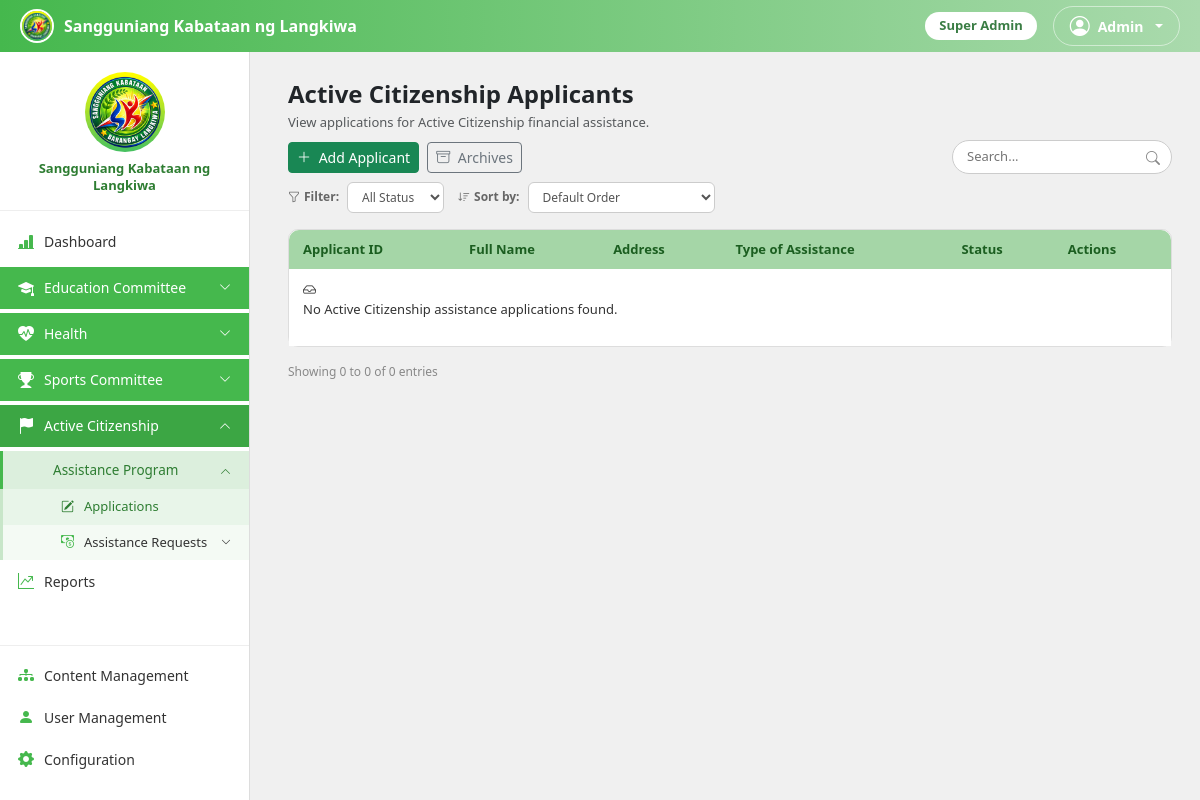
The app's page /admin/ActiveCitizenship/ActiveCitizenshipApplicants.php (signed in) with its own data.
### tables this page shows
CREATE TABLE site_settings (
    id TINYINT PRIMARY KEY DEFAULT 1,
    logo_path VARCHAR(255) NULL,
    about_text TEXT NULL,
    sk_office_address VARCHAR(255) NULL,
    contact_number VARCHAR(40) NULL,
    office_hours VARCHAR(100) NULL,
    site_name VARCHAR(150) NULL,
    tagline VARCHAR(200) NULL,
    welcome_message TEXT NULL,
    email VARCHAR(150) NULL,
    facebook_url VARCHAR(255) NULL,
    terms_conditions TEXT NULL,
    privacy_policy TEXT NULL,
    allow_public_applications TINYINT(1) NOT NULL DEFAULT 1,
    show_announcements TINYINT(1) NOT NULL DEFAULT 1,
    current_academic_year VARCHAR(20) NOT NULL DEFAULT '2025-2026',
    current_semester VARCHAR(20) NOT NULL DEFAULT '2nd Semester',
    requirements_deadline DATE NULL COMMENT 'Cutoff for scholars to submit updated requirements for the current term; set via End Semester or edited manually in Site Settings',
    requirements_open TINYINT(1) NOT NULL DEFAULT 0 COMMENT 'Whether scholars can currently submit updated requirements. Turned on by End Semester (a fresh renewal window for the new term); auto-treated as closed again once requirements_deadline passes',
    default_allowance_amount DECIMAL(10,2) NOT NULL DEFAULT 2000.00,
    activities_required_per_term INT NOT NULL DEFAULT 3
);

CREATE TABLE users (
    user_id INT AUTO_INCREMENT PRIMARY KEY,
    last_name VARCHAR(100) NOT NULL,
    first_name VARCHAR(100) NOT NULL,
    middle_name VARCHAR(100) NULL,
    age INT NULL,
    gender ENUM('Male','Female') NULL,
    email VARCHAR(150) NOT NULL UNIQUE,
    password_hash VARCHAR(255) NOT NULL,
    role ENUM('applicant','scholar','admin','committee_admin','secretary','treasurer') NOT NULL DEFAULT 'applicant',
    position_title VARCHAR(100) NULL,
    profile_photo VARCHAR(255) NULL,
    status ENUM('active','inactive','archived') NOT NULL DEFAULT 'active',
    created_at DATETIME NOT NULL DEFAULT CURRENT_TIMESTAMP,
    archived_at DATETIME NULL
);

CREATE TABLE committees (
    committee_id INT AUTO_INCREMENT PRIMARY KEY,
    code VARCHAR(40) NOT NULL UNIQUE,
    name VARCHAR(150) NOT NULL,
    description VARCHAR(255) NULL,
    icon VARCHAR(60) NULL,
    archived_at DATETIME NULL
);

CREATE TABLE program_tabs (
    tab_id INT AUTO_INCREMENT PRIMARY KEY,
    committee_id INT NOT NULL,
    program_id INT NULL DEFAULT NULL COMMENT 'Links this tab to a catalog entry in programs — NULL for the two built-in tracks (scholarship/assistance)',
    track_code VARCHAR(30) NOT NULL,
    label VARCHAR(100) NOT NULL,
    icon VARCHAR(60) NOT NULL DEFAULT 'bi-hand-holding-heart-fill',
    is_visible TINYINT(1) NOT NULL DEFAULT 1,
    sort_order INT NOT NULL DEFAULT 0,
    max_slots INT NULL DEFAULT NULL COMMENT 'NULL = unlimited slots for this program',
    UNIQUE KEY uniq_committee_track (committee_id, track_code),
    FOREIGN KEY (committee_id) REFERENCES committees(committee_id)
);

### config/forms.php (the view, shortened to what this page needs)
<?php
require_once __DIR__ . '/functions.php';
function getCommitteeIdByCode($code)
{
    global $conn;
    $stmt = $conn->prepare("SELECT committee_id FROM committees WHERE code = ?");
    $stmt->bind_param('s', $code);
    $stmt->execute();
    $row = $stmt->get_result()->fetch_assoc();
    return $row ? (int)$row['committee_id'] : null;
}
function getProgramTabs($committeeId, $onlyVisible = true)
{
    global $conn;
    $sql = "SELECT pt.*, p.assistance_type AS program_assistance_type FROM program_tabs pt LEFT JOIN programs p ON p.program_id = pt.program_id WHERE pt.committee_id = ?" . ($onlyVisible ? " AND pt.is_visible = 1" : "") . " ORDER BY pt.sort_order ASC, pt.tab_id ASC";
    $stmt = $conn->prepare($sql);
    $stmt->bind_param('i', $committeeId);
    $stmt->execute();
    $rows = $stmt->get_result()->fetch_all(MYSQLI_ASSOC);
    $byTrack = [];
    foreach ($rows as $row) {
        $byTrack[$row['track_code']] = $row;
    }
    return $byTrack;
}
function hasFullCommitteeAccess($role)
{
    return $role === 'admin';
}

### config/auth.php (called while the page is built, shortened)
<?php
require_once __DIR__ . '/db.php';
function isLoggedIn()
{
    return isset($_SESSION['user_id']);
}
function currentUser()
{
    return [
        'user_id' => $_SESSION['user_id'],
        'role' => $_SESSION['role'],
        'first_name' => $_SESSION['first_name'],
        'last_name' => $_SESSION['last_name'],
        'email' => $_SESSION['email'],
    ];
}
function syncSession()
{
    global $conn;
    $stmt = $conn->prepare("SELECT role, status, first_name, last_name, email FROM users WHERE user_id = ?");
    $stmt->bind_param('i', $_SESSION['user_id']);
    $stmt->execute();
    $row = $stmt->get_result()->fetch_assoc();
}
function requireRole($roles)
{
    syncSession();
}

### config/forms.php (the view, shortened to what this page needs)
<?php
require_once __DIR__ . '/functions.php';
function getCommitteeIdByCode($code)
{
    global $conn;
    $stmt = $conn->prepare("SELECT committee_id FROM committees WHERE code = ?");
    $stmt->bind_param('s', $code);
    $stmt->execute();
    $row = $stmt->get_result()->fetch_assoc();
    return $row ? (int)$row['committee_id'] : null;
}
function getProgramTabs($committeeId, $onlyVisible = true)
{
    global $conn;
    $sql = "SELECT pt.*, p.assistance_type AS program_assistance_type FROM program_tabs pt LEFT JOIN programs p ON p.program_id = pt.program_id WHERE pt.committee_id = ?" . ($onlyVisible ? " AND pt.is_visible = 1" : "") . " ORDER BY pt.sort_order ASC, pt.tab_id ASC";
    $stmt = $conn->prepare($sql);
    $stmt->bind_param('i', $committeeId);
    $stmt->execute();
    $rows = $stmt->get_result()->fetch_all(MYSQLI_ASSOC);
    $byTrack = [];
    foreach ($rows as $row) {
        $byTrack[$row['track_code']] = $row;
    }
    return $byTrack;
}
function hasFullCommitteeAccess($role)
{
    return $role === 'admin';
}

### includes/adminsidebar.php (shortened to what this page needs)
<?php
require_once __DIR__ . '/../config/forms.php';
$activeLink = $activeLink ?? '';
$adminMe = currentUser();
$isSuperAdmin = hasFullCommitteeAccess($adminMe['role'] ?? '');
$isFullAdmin = ($adminMe['role'] ?? '') === 'admin';
$myCommitteeIds = $isSuperAdmin ? [] : getUserCommitteeIds($adminMe['user_id']);
function committeeAllowed($committeeId)
{
    global $isSuperAdmin, $myCommitteeIds;
    return $isSuperAdmin || in_array((int)$committeeId, $myCommitteeIds, true);
}
$eduCommitteeId = getCommitteeIdByCode('education');
$healthCommitteeId = getCommitteeIdByCode('health');
$sportsCommitteeId = getCommitteeIdByCode('sports');
$citizenshipCommitteeId = getCommitteeIdByCode('active_citizenship');
$healthTabs = getProgramTabs($healthCommitteeId, false);
$sportsTabs = getProgramTabs($sportsCommitteeId, false);
$citizenshipTabs = getProgramTabs($citizenshipCommitteeId, false);
function navActive($name)
{
    global $activeLink;
    return $activeLink === $name ? ' active' : '';
}
function groupExpanded($prefixes)
{
    global $activeLink;
    foreach ((array)$prefixes as $prefix) {
        if (strpos($activeLink, $prefix) === 0) {
            return true;
        }
    }
    return false;
}
?>
<div class="topbar">
    <div class="brand">
        <img src="<?php echo siteLogoUrl(); ?>" alt="Logo">
        <span class="brand-text d-none d-sm-inline"><?php echo e(siteName()); ?></span>
    </div>
    <div class="d-flex align-items-center gap-3">
        <?php $roleBadgeLabels = ['admin' => 'Super Admin', 'committee_admin' => 'Committee Admin', 'secretary' => 'Secretary', 'treasurer' => 'Treasurer']; ?>
        <span class="role-badge d-none d-sm-inline-block"><?php echo e($roleBadgeLabels[$adminMe['role'] ?? ''] ?? ucfirst($adminMe['role'] ?? '')); ?></span>
        <div class="dropdown">
            <a href="#" class="dropdown-toggle d-flex align-items-center gap-2 text-white text-decoration-none border border-white border-opacity-50 rounded-pill px-3 py-1"
                data-bs-toggle="dropdown" style="font-size: 14px; font-weight: 600;">
                <i class="bi bi-person-circle fs-5"></i> <?php echo e($adminMe['first_name'] ?? 'Admin'); ?>
            </a>
        </div>
    </div>
</div>
<div class="sidebar" id="sidebar">
    <div class="logo-wrap">
        <img src="<?php echo siteLogoUrl(); ?>" alt="Logo">
        <p><?php echo e(siteName()); ?></p>
    </div>
    <nav>
        <a href="<?php echo APP_BASE; ?>/admin/AdminDashboard.php" class="nav-link-item<?php echo navActive('AdminDashboard'); ?>"><i class="bi bi-bar-chart-line-fill"></i> Dashboard</a>
        <?php
        $isBaseProgramView = empty($_GET['ptab']);
        ?>
        <?php if (committeeAllowed($eduCommitteeId)): ?>
            <?php
            $eduExpanded = groupExpanded('Education');
            ?>
            <a href="#educationMenu" class="nav-link-item nav-parent" data-bs-toggle="collapse" role="button" aria-expanded="<?php echo $eduExpanded ? 'true' : 'false'; ?>" aria-controls="educationMenu">
                <i class="bi bi-mortarboard-fill"></i> Education Committee
                <i class="bi bi-chevron-down toggle-icon"></i>
            </a>
        <?php endif; ?>
        <?php
        $healthExpanded = groupExpanded('Health');
        ?>
        <?php if (committeeAllowed($healthCommitteeId) && !empty($healthTabs['assistance']['is_visible'])): ?>
            <a href="#healthMenu" class="nav-link-item nav-parent" data-bs-toggle="collapse" role="button" aria-expanded="<?php echo $healthExpanded ? 'true' : 'false'; ?>" aria-controls="healthMenu">
                <i class="bi bi-heart-pulse-fill"></i> Health
                <i class="bi bi-chevron-down toggle-icon"></i>
            </a>
        <?php endif; ?>
        <?php
        $sportsExpanded = groupExpanded('Sports');
        ?>
        <?php if (committeeAllowed($sportsCommitteeId) && !empty($sportsTabs['assistance']['is_visible'])): ?>
            <a href="#sportsMenu" class="nav-link-item nav-parent" data-bs-toggle="collapse" role="button" aria-expanded="<?php echo $sportsExpanded ? 'true' : 'false'; ?>" aria-controls="sportsMenu">
                <i class="bi bi-trophy-fill"></i> Sports Committee
                <i class="bi bi-chevron-down toggle-icon"></i>
            </a>
        <?php endif; ?>
        <?php
        $citizenshipExpanded = groupExpanded('ActiveCitizenship');
        $citizenshipAssistExpanded = $isBaseProgramView && groupExpanded(['ActiveCitizenshipApplicants', 'ActiveCitizenshipCashAssistance', 'ActiveCitizenshipInKindAssistance']);
        $citizenshipReqExpanded = $isBaseProgramView && groupExpanded(['ActiveCitizenshipCashAssistance', 'ActiveCitizenshipInKindAssistance']);
        ?>
        <?php if (committeeAllowed($citizenshipCommitteeId) && !empty($citizenshipTabs['assistance']['is_visible'])): ?>
            <a href="#citizenshipMenu" class="nav-link-item nav-parent" data-bs-toggle="collapse" role="button" aria-expanded="<?php echo $citizenshipExpanded ? 'true' : 'false'; ?>" aria-controls="citizenshipMenu">
                <i class="bi bi-flag-fill"></i> Active Citizenship
                <i class="bi bi-chevron-down toggle-icon"></i>
            </a>
            <div class="collapse<?php echo $citizenshipExpanded ? ' show' : ''; ?>" id="citizenshipMenu">
                <div class="submenu">
                    <a href="#citizenshipAssistanceProgramMenu" class="nav-link-item nav-sub nav-sub-parent nav-program-tab" data-bs-toggle="collapse" role="button" aria-expanded="<?php echo $citizenshipAssistExpanded ? 'true' : 'false'; ?>" aria-controls="citizenshipAssistanceProgramMenu">
                        <i class="bi <?php echo e($citizenshipTabs['assistance']['icon']); ?>"></i> <?php echo e($citizenshipTabs['assistance']['label']); ?>
                        <i class="bi bi-chevron-down toggle-icon-sub"></i>
                    </a>
                    <div class="collapse<?php echo $citizenshipAssistExpanded ? ' show' : ''; ?>" id="citizenshipAssistanceProgramMenu">
                        <div class="submenu-nested program-sub">
                            <a href="<?php echo APP_BASE; ?>/admin/ActiveCitizenship/ActiveCitizenshipApplicants.php" class="nav-link-item nav-sub-sub<?php echo $isBaseProgramView ? navActive('ActiveCitizenshipApplicants') : ''; ?>"><i class="bi bi-pencil-square"></i> Applications</a>
                            <a href="#citizenshipAssistanceRequestsMenu" class="nav-link-item nav-sub-sub nav-sub-sub-parent" data-bs-toggle="collapse" role="button" aria-expanded="<?php echo $citizenshipReqExpanded ? 'true' : 'false'; ?>" aria-controls="citizenshipAssistanceRequestsMenu">
                                <i class="bi bi-cash-coin"></i> Assistance Requests
                                <i class="bi bi-chevron-down toggle-icon-sub-sub"></i>
                            </a>
                        </div>
                    </div>
                </div>
            </div>
        <?php endif; ?>
        <a href="<?php echo APP_BASE; ?>/admin/AdminReports.php" class="nav-link-item<?php echo navActive('AdminReports'); ?>"><i class="bi bi-graph-up-arrow"></i> Reports</a>
    </nav>
    <div class="config-section">
        <?php if ($isFullAdmin): ?>
            <a href="<?php echo APP_BASE; ?>/admin/AdminProgramManagement.php" class="nav-link-item<?php echo navActive('AdminProgramManagement'); ?>"><i class="bi bi-diagram-3-fill"></i> Content Management</a>
        <?php endif; ?>
        <?php if ($isFullAdmin): ?>
            <a href="<?php echo APP_BASE; ?>/admin/AdminUserManagement.php" class="nav-link-item<?php echo navActive('AdminUserManagement'); ?>"><i class="bi bi-person-fill"></i> User Management</a>
            <a href="<?php echo APP_BASE; ?>/admin/AdminConfiguration.php" class="nav-link-item<?php echo navActive('AdminConfiguration'); ?>"><i class="bi bi-gear-fill"></i> Configuration</a>
        <?php endif; ?>
    </div>
</div>

### records on screen
site_settings: site_name "Sangguniang Kabataan ng Langkiwa"
users: role "Super Admin", first_name "Admin"
committees: committee_id.label "Assistance Program"

### other values on screen
$activeProgram ? $activeProgram['name'] : 'Active Citizenship' "Active Citizenship"
$from "0"
$to "0"
$totalRows "0"
